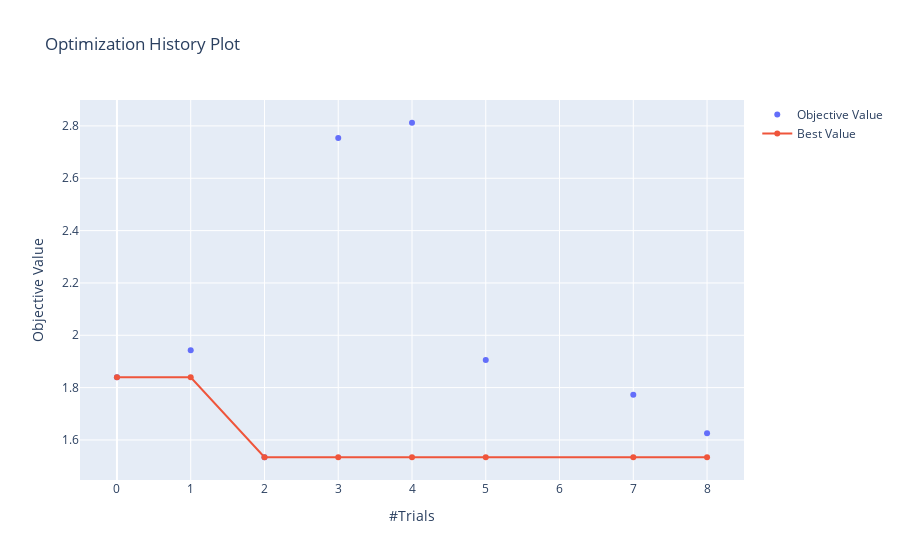

Source (notebook cell):
### Markdown cell above
# Start gridsearch

### Code cell
from gdeep.search.gridsearch import Gridsearch

pipe = Pipeline(model, [dl_tr, dl_ts], loss_fn, writer)

search = Gridsearch(pipe, "loss", n_trials=1000)
search.start(optimizers, n_epochs=1, batch_size=512, lr=lr_range)

### Figure 1 — Plotly figure (JSON) as saved in the notebook; plotly's stock layout.template omitted (floating-point values rounded to 4 significant figures)
{"data": [{"mode": "markers", "name": "Objective Value", "type": "scatter", "x": [0, 1, 2, 3, 4, 5, 7, 8], "y": [1.839, 1.942, 1.534, 2.754, 2.812, 1.905, 1.773, 1.626]}, {"name": "Best Value", "type": "scatter", "x": [0, 1, 2, 3, 4, 5, 7, 8], "y": [1.839, 1.839, 1.534, 1.534, 1.534, 1.534, 1.534, 1.534]}], "layout": {"title": {"text": "Optimization History Plot"}, "xaxis": {"title": {"text": "#Trials"}}, "yaxis": {"title": {"text": "Objective Value"}}}}
